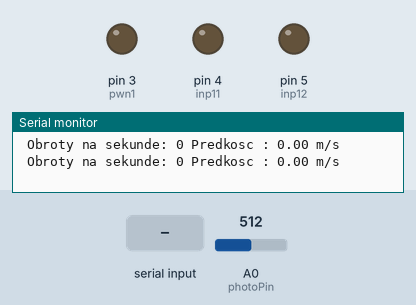
This sketch was run on a simulated Arduino Uno, built with avr-gcc and run on an emulated ATmega328P. Parts: output pins drawn as LEDs (lit = HIGH), the last lines printed to the serial monitor. The test bench sets the inputs (shaded band); at power-on: A0 (photoPin) = 512.

Above: at 1.2 s.
1.3 s: "silnik 1 lewo\n" received over Serial
At 1.6 s:
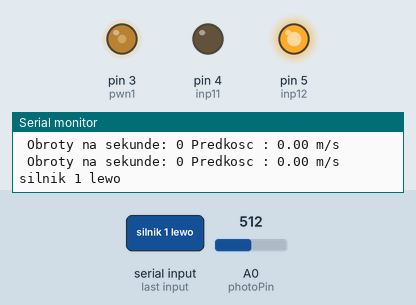
2.8 s: "silnik 1 prawo\n" received over Serial
At 4.0 s:
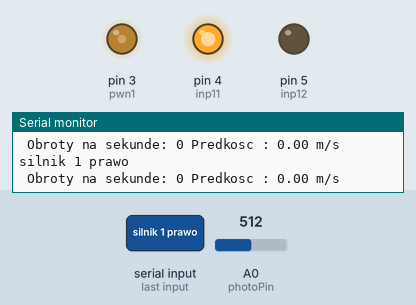
4.3 s: "silnik 1 stop\n" received over Serial
At 5.1 s:
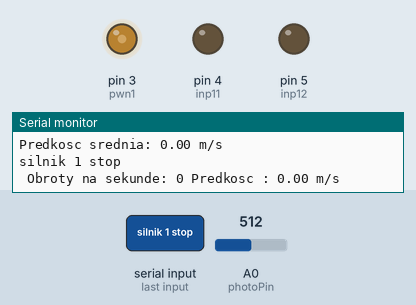
5.8 s: "silnik 1 predkosc 20\n" received over Serial
At 6.6 s:
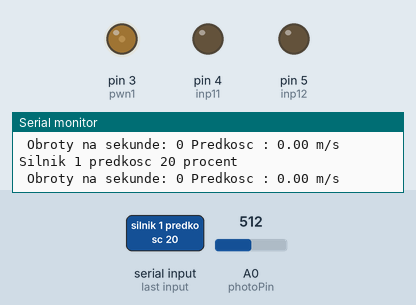
7.3 s: "silnik 1 lewo\n" received over Serial
At 8.5 s:
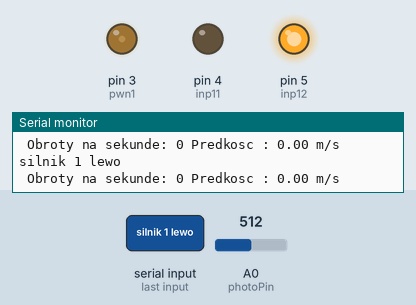
8.8 s: "silnik 1 prawo\n" received over Serial
At 9.8 s:
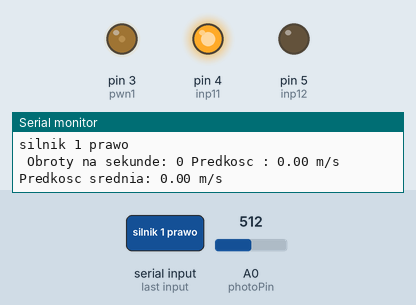
Timing chart, 0 to 11.3 s (numbered marks = the images above; inputs shaded):
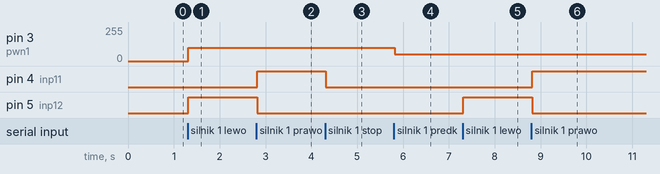

Measured:
- after the input at 1.3 s, pin 3 (pwn1): 0/255 → 100/255 at once; pin 5 (inp12): LOW → HIGH at once
- after the input at 2.8 s, pin 4 (inp11): LOW → HIGH at once; pin 5 (inp12): HIGH → LOW at once
- after the input at 4.3 s, pin 4 (inp11): HIGH → LOW at once
- after the input at 5.8 s, pin 3 (pwn1): 100/255 → 51/255 at once
- after the input at 7.3 s, pin 5 (inp12): LOW → HIGH at once
- after the input at 8.8 s, pin 4 (inp11): LOW → HIGH at once; pin 5 (inp12): HIGH → LOW at once

The sketch:

l293d_dc_nano_klawiatura.ino
```cpp
#define pwn1 3
#define inp11 4
#define inp12 5
#define photoPin 0

float predkosc_tmp = 0, predkosc_avg = 0, obwod_kola = 0.7536, odleglosc = 0;
String odebraneDane = "";
int licznik = 0, pomiar = 0, val = 0, avg= 0, pomiar_odleglosc=0, i=0;

int pwn1_wartosc = 100;

void setup()
{
  Serial.begin(9600);       //Uruchomienie komunikacji przez UART
  //timer
  noInterrupts();           //uniemozliw przerwania
  TCCR1A = 0;
  TCCR1B = 0;
  TCNT1  = 0;               // wartosc wstepna = 0
  OCR1A = 62500;            // wartosc do porownania (zeby wyszla 1s)
  TCCR1B |= (1 << WGM12);   // CTC mode
  TCCR1B |= (1 << CS12);    // 256 preskaler
  TIMSK1 |= (1 << OCIE1A);  // umozliw przerwania timera
  interrupts();             // umozliw przerwania

  pinMode(pwn1, OUTPUT);    //Sygnał PWM silnika nr 1
  pinMode(inp11, OUTPUT);   //Sygnały sterujące kierunkiem obrotów silnika nr 1
  pinMode(inp12, OUTPUT);

  pinMode(photoPin, INPUT);

  digitalWrite(inp11, LOW); //Silnik nr 1 - stop
  digitalWrite(inp12, LOW);
}

void loop()
{
  silniki();
  pomiar_predkosc();
}

int pomiar_fotorezystor()
{
  val = analogRead(photoPin);
  delay(1);
  return val;
}
void pomiar_predkosc()
{
  if(pomiar==0)
  {
    if(pomiar_fotorezystor()>960)
    {
      pomiar=1;
    }
  }
  else if(pomiar==1)
  {
    if(pomiar_fotorezystor()<960)
    {
      licznik+=1;
      pomiar=0;
    }
  }
}
void silniki()
{
  if (Serial.available() > 0)
  { //Czy Arduino odebrano dane
    //Jeśli tak, to odczytujemy je do znaku końca linii i zapisz w zmiennej odebraneDane
    odebraneDane = Serial.readStringUntil('\n');

    if(odebraneDane == "silnik 1 lewo")
    {
      analogWrite(pwn1, pwn1_wartosc);
      digitalWrite(inp11, LOW); //Silnik nr 1 - lewo
      digitalWrite(inp12, HIGH);
      Serial.println("silnik 1 lewo");
    }
    if (odebraneDane == "silnik 1 prawo")
    {
      analogWrite(pwn1, pwn1_wartosc);
      digitalWrite(inp11, HIGH); //Silnik nr 1 - prawo
      digitalWrite(inp12, LOW);
      Serial.println("silnik 1 prawo");
    }

    if (odebraneDane == "silnik 1 stop")
    {
      analogWrite(pwn1, pwn1_wartosc);
      digitalWrite(inp11, LOW); //Silnik nr 1 - stop
      digitalWrite(inp12, LOW);
      Serial.println("silnik 1 stop");
    }
    if (odebraneDane == "silnik 1 predkosc 100")
    {
      pwn1_wartosc = 255;
      analogWrite(pwn1, pwn1_wartosc);
      Serial.println("Silnik 1 predkosc 100 procent ");
    }
    if (odebraneDane == "silnik 1 predkosc 50")
    {
      pwn1_wartosc = 128;
      analogWrite(pwn1, pwn1_wartosc);
      Serial.println("Silnik 1 predkosc 50 procent ");
    }
    if (odebraneDane == "silnik 1 predkosc 20")
    {
      pwn1_wartosc = 51;
      analogWrite(pwn1, pwn1_wartosc);
      Serial.println("Silnik 1 predkosc 20 procent ");
    }
    if (odebraneDane == "silnik 1 predkosc 30")
    {
      pwn1_wartosc = 76;
      analogWrite(pwn1, pwn1_wartosc);
      Serial.println("Silnik 1 predkosc 30 procent ");
    }
    if (odebraneDane == "silnik 1 predkosc 40")
    {
      pwn1_wartosc = 102;
      analogWrite(pwn1, pwn1_wartosc);
      Serial.println("Silnik 1 predkosc 40 procent ");
    }
    if(odebraneDane == "pomiar start")
    {
      pomiar_odleglosc = 1;
    }
    if(odebraneDane == "pomiar stop")
    {
      pomiar_odleglosc = 2;
    }

  }
}
ISR(TIMER1_COMPA_vect)
{
 Serial.print(" Obroty na sekunde: ");
 Serial.print(licznik);
 Serial.print(" Predkosc : ");
 predkosc_tmp = obwod_kola*licznik;
 Serial.print(predkosc_tmp);
 Serial.print(" m/s ");
 Serial.println();
 predkosc_avg += predkosc_tmp;
 if(avg==4)   ///usrednianie co 5 s
 {
  predkosc_avg = predkosc_avg/5;
  Serial.print("Predkosc srednia: ");
  Serial.print(predkosc_avg);
  Serial.print(" m/s ");
  Serial.println();
  predkosc_avg=0;
  avg=-1;
 }
 if(pomiar_odleglosc==1)
 {
  if(i==0)
  {
    Serial.println("Pomiar odlegosci: START ");
    i=1;
  }
  odleglosc = odleglosc + predkosc_tmp;
 }
 if(pomiar_odleglosc==2)
 {
  Serial.println(" Odleglosc: ");
  Serial.print(odleglosc);
  Serial.print(" m ");
  odleglosc=0;
  pomiar_odleglosc = 0;
  i=0;
 }
 licznik=0;
 avg++;
}
```
